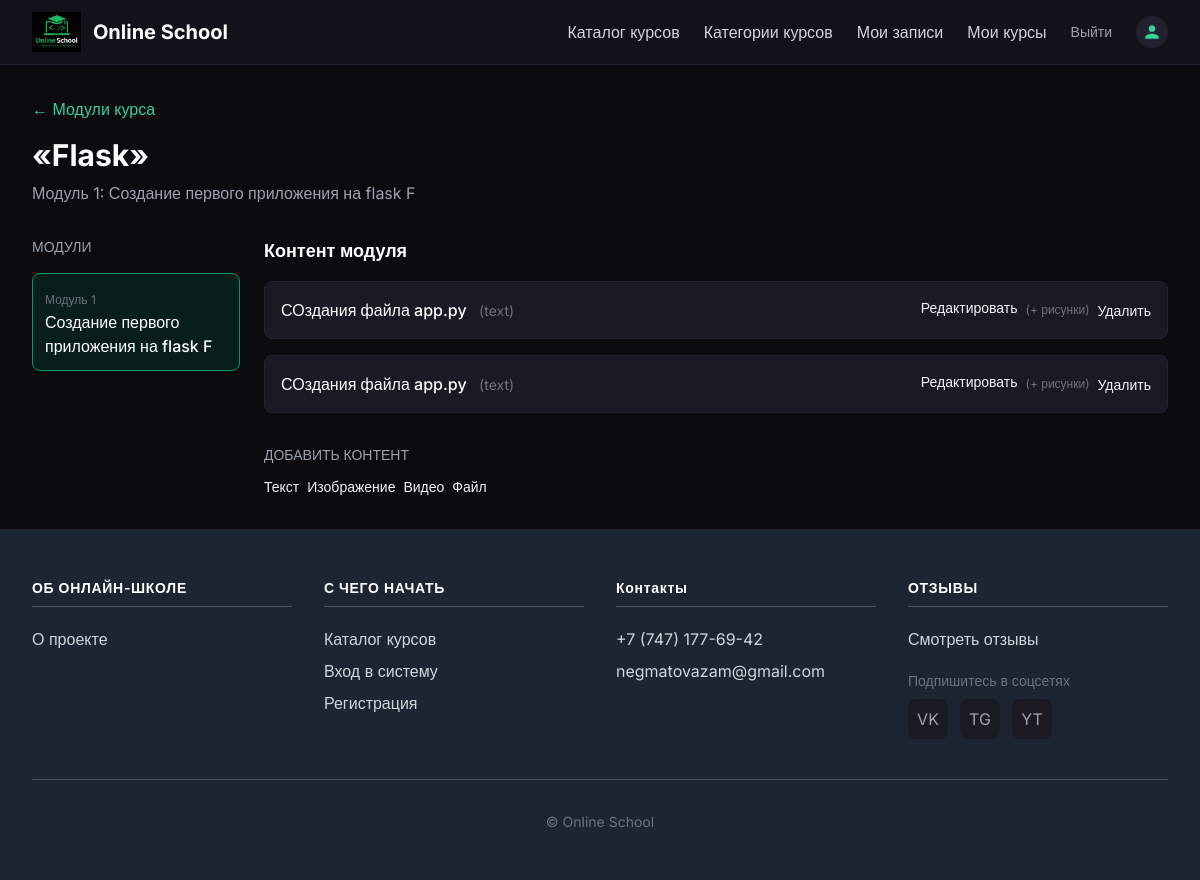
/course/module/4/ (signed in), run on the app's committed database.
### courses/models.py (models this page shows, shortened)
class Course(models.Model):
    owner = models.ForeignKey(
        User,
        related_name='courses_created',
        on_delete=models.CASCADE
    )
    subject = models.ForeignKey(
        Subject,
        related_name='courses',
        on_delete=models.CASCADE
    )
    title = models.CharField(max_length=200)
    slug = models.SlugField(max_length=200, unique=True)
    overview = models.TextField()
    created = models.DateTimeField(auto_now_add=True)
    class Meta:
        ordering = ['-created']

class Module(models.Model):
    course = models.ForeignKey(
        Course, related_name='modules',
        on_delete=models.CASCADE
    )
    title = models.CharField(max_length=200)
    description = models.TextField(blank=True)
    order = OrderField(blank=True, for_fields=['course'])
    class Meta:
        ordering = ['order']

class Content(models.Model):
    module = models.ForeignKey(
        Module,
        related_name='contents',
        on_delete=models.CASCADE
    )
    content_type = models.ForeignKey(
        ContentType,
        on_delete=models.CASCADE,
        limit_choices_to={
            'model__in':('text', 'video', 'image', 'file')
        }
    )
    object_id = models.PositiveIntegerField()
    item = GenericForeignKey('content_type', 'object_id')
    order = OrderField(blank=True, for_fields=['module'])
    class Meta:
        ordering = ['order']

class ItemBase(models.Model):
    owner = models.ForeignKey(
        User,
        related_name='%(class)s_related',
        on_delete=models.CASCADE
    )
    title = models.CharField(max_length=250)
    created = models.DateTimeField(auto_now_add=True)
    updated = models.DateTimeField(auto_now=True)
    class Meta:
        abstract = True

class Text(ItemBase):
    content = models.TextField()

### courses/views.py (the view)
# urls.py: path('module/<int:module_id>/', views.ModuleContentListView.as_view(), name='module_content_list'),
class ModuleContentListView(TemplateResponseMixin, View):
    template_name = 'courses/manage/module/content_list.html'
    def get(self, request, module_id):
        module = get_object_or_404(
            Module.objects.select_related('course'),
            id=module_id,
            course__owner=request.user
        )
        course = module.course
        all_modules = list(Module.objects.filter(course=course).order_by('order'))
        return self.render_to_response({
            'module': module,
            'course': course,
            'all_modules': all_modules
        })

### courses/context_processors.py (called while the page is built)
def contact_form(request):
    ctx = {'contact_form': ContactForm()}
    if request.user.is_authenticated:
        profile, _ = Profile.objects.get_or_create(user=request.user)
        ctx['user_profile'] = profile
        ctx['user_can_manage_courses'] = (
            request.user.is_staff or
            Course.objects.filter(owner=request.user).exists()
        )
    else:
        ctx['user_profile'] = None
        ctx['user_can_manage_courses'] = False
    return ctx

### courses/templatetags/course.py (called while the page is built)
@register.filter
def model_name(obj):
    try:
        return obj._meta.model_name
    except AttributeError:
        return None

### courses/templates/courses/manage/module/content_list.html (shortened to what this page needs)
{% extends "base.html" %}
{% load course %}
{% block content %}
<div class="mb-8">
    <a href="{% url 'course_module_update' course.id %}" class="text-emerald-400 hover:underline mb-4 inline-block">← Модули курса</a>
    <h1 class="text-3xl font-bold text-white mb-2">«{{ course.title }}»</h1>
    <p class="text-gray-400">Модуль {{ module.order|add:1 }}: {{ module.title }}</p>
</div>
<div class="grid lg:grid-cols-5 gap-6">
    <div class="lg:col-span-1">
        <div class="card">
            <h3 class="text-sm font-medium text-gray-400 uppercase mb-4">Модули</h3>
            <ul id="modules" class="space-y-2">
                {% for m in all_modules %}
                <li data-id="{{ m.id }}" class="p-3 rounded-lg cursor-move {% if m == module %}bg-emerald-900/30 border border-emerald-600{% else %}bg-dark-700 hover:bg-dark-600{% endif %}">
                    <a href="{% url 'module_content_list' m.id %}" class="block">
                        <span class="text-xs text-gray-500">Модуль {{ m.order|add:1 }}</span>
                        <span class="block text-white font-medium">{{ m.title }}</span>
                    </a>
                </li>
                {% empty %}
                <li class="text-gray-400 text-sm">Модулей нет</li>
                {% endfor %}
            </ul>
        </div>
    </div>
    <div class="lg:col-span-4">
        <div class="card">
            <h2 class="text-lg font-semibold text-white mb-4">Контент модуля</h2>
            <div id="module-contents" class="space-y-4 mb-8">
                {% for content in module.contents.all %}
                <div data-id="{{ content.id }}" class="p-4 bg-dark-700 rounded-lg border border-dark-600 flex items-center justify-between">
                    {% with item=content.item %}
                    {% if item %}
                    <div>
                        <span class="text-white font-medium">{{ item.title }}</span>
                        <span class="text-gray-500 text-sm ml-2">({{ item|model_name }})</span>
                    </div>
                    <div class="flex gap-2">
                        {% with model_type=item|model_name %}
                        {% if model_type == "text" or model_type == "video" or model_type == "image" or model_type == "file" %}
                        <a href="{% url 'module_content_update' module.id model_type item.id %}" class="btn-secondary text-sm">Редактировать</a>
                        {% if model_type == "text" %}<span class="text-gray-500 text-xs self-center">(+ рисунки)</span>{% endif %}
                        {% endif %}
                        {% endwith %}
                        <form action="{% url 'module_content_delete' content.id %}" method="post" class="inline">
                            <button type="submit" class="btn-danger text-sm">Удалить</button>
                        </form>
                    </div>
                    {% else %}
                    <span class="text-gray-400">Ошибка контента</span>
                    <form action="{% url 'module_content_delete' content.id %}" method="post" class="inline">
                        {% csrf_token %}
                        <button type="submit" class="btn-danger text-sm">Удалить</button>
                    </form>
                    {% endif %}
                    {% endwith %}
                </div>
                {% empty %}
                <p class="text-gray-400">Контент пока не добавлен</p>
                {% endfor %}
            </div>
            <h3 class="text-sm font-medium text-gray-400 uppercase mb-3">Добавить контент</h3>
            <div class="flex flex-wrap gap-2">
                <a href="{% url 'module_content_create' module.id 'text' %}" class="btn-secondary text-sm">Текст</a>
                <a href="{% url 'module_content_create' module.id 'image' %}" class="btn-secondary text-sm">Изображение</a>
                <a href="{% url 'module_content_create' module.id 'video' %}" class="btn-secondary text-sm">Видео</a>
                <a href="{% url 'module_content_create' module.id 'file' %}" class="btn-secondary text-sm">Файл</a>
            </div>
        </div>
    </div>
</div>
{% endblock %}

### courses/templates/base.html (style rules this page uses)
body { font-family: 'Inter', sans-serif; }
.btn-secondary { @apply bg-dark-700 hover:bg-dark-600 text-white font-medium px-6 py-2.5 rounded-lg border border-dark-600 transition; }
.btn-danger { @apply bg-red-600 hover:bg-red-700 text-white font-medium px-6 py-2.5 rounded-lg transition; }
.card { @apply bg-dark-800 border border-dark-600 rounded-xl p-6; }

### data on the page
Course: title "Flask"
Module: order|add "1", title "Создание первого приложения на flask F"
Content: item "СОздания файла app.py", item|model_name "text"
Content: item "СОздания файла app.py", item|model_name "text"
